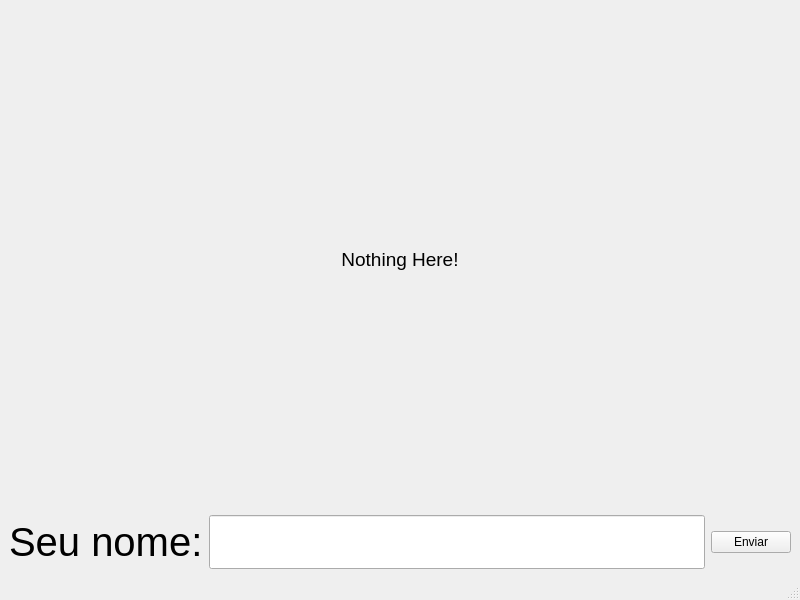
<?xml version="1.0" encoding="UTF-8"?>
<ui version="4.0">
 <class>MainWindow</class>
 <widget class="QMainWindow" name="MainWindow">
  <property name="geometry">
   <rect>
    <x>0</x>
    <y>0</y>
    <width>800</width>
    <height>600</height>
   </rect>
  </property>
  <property name="windowTitle">
   <string>MainWindow</string>
  </property>
  <widget class="QWidget" name="centralwidget">
   <layout class="QHBoxLayout" name="horizontalLayout">
    <item>
     <layout class="QGridLayout" name="gridLayout">
      <item row="0" column="0">
       <widget class="QLabel" name="labelResult">
        <property name="font">
         <font>
          <pointsize>14</pointsize>
         </font>
        </property>
        <property name="text">
         <string>Nothing Here!</string>
        </property>
        <property name="alignment">
         <set>Qt::AlignCenter</set>
        </property>
       </widget>
      </item>
      <item row="1" column="0">
       <layout class="QGridLayout" name="gridLayout_2">
        <item row="0" column="1">
         <widget class="QLineEdit" name="lineName">
          <property name="font">
           <font>
            <pointsize>30</pointsize>
           </font>
          </property>
         </widget>
        </item>
        <item row="0" column="0">
         <widget class="QLabel" name="labelName">
          <property name="font">
           <font>
            <pointsize>30</pointsize>
           </font>
          </property>
          <property name="text">
           <string>Seu nome:</string>
          </property>
         </widget>
        </item>
        <item row="0" column="2">
         <widget class="QPushButton" name="buttonSend">
          <property name="text">
           <string>Enviar</string>
          </property>
         </widget>
        </item>
       </layout>
      </item>
     </layout>
    </item>
   </layout>
  </widget>
  <widget class="QMenuBar" name="menubar">
   <property name="geometry">
    <rect>
     <x>0</x>
     <y>0</y>
     <width>800</width>
     <height>22</height>
    </rect>
   </property>
  </widget>
  <widget class="QStatusBar" name="statusbar"/>
 </widget>
 <resources/>
 <connections/>
</ui>
